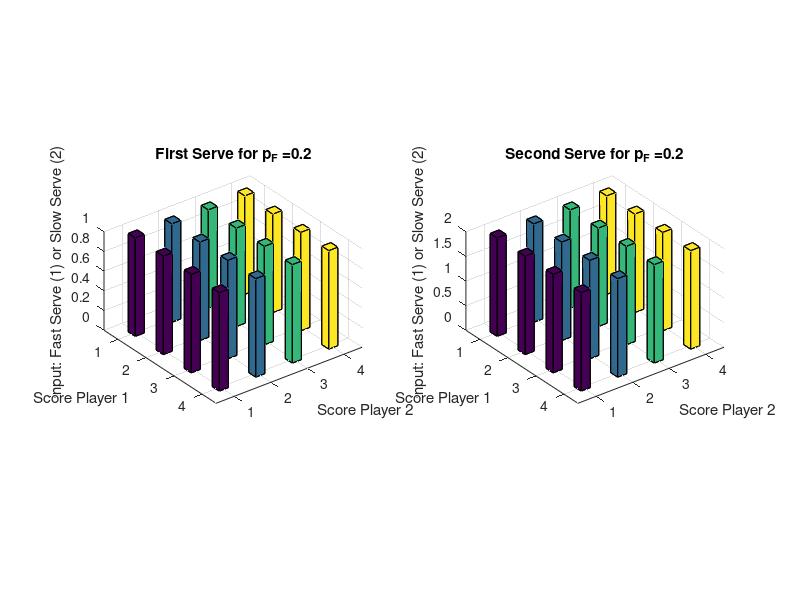

This chart was generated by the following MATLAB code:
clear all;
clc;
p(2) = 0.95;
q(1) = 0.6; 
q(2) = 0.4;
err = 1e-100;
test =1;
if test ==1
    p(1) = 0.2;
    mend = 1;
else
    incr = 0.01;
mend = ((0.95-incr)/incr+2);
end
for m=1:mend 
    if test == 2
        p(1) = (m-1)*incr; 
        end
J = (p(1)+0.1).*ones(4, 4, 2);
FVal = ones(4, 4, 2);
costToGo = zeros(4, 4, 2);

 iter = 0;
 while (1)
 iter = iter+1;
 if (mod(iter,1e3)==0)
 disp(['Value Iteration Number ',num2str(iter)]);
 end
 for i = 1:3
 [costToGo(4,i,1),FVal(4,i,1)] = max(q.*p + (1-q).*p.*J(4,i+1,1)+(1-p).*J(4,i,2));
 [costToGo(4,i,2),FVal(4,i,2)] = max(q.*p + (1-q.*p).*J(4,i+1,1));
 [costToGo(i,4,1),FVal(i,4,1)] = max(q.*p.*J(i+1,4,1) + (1-p).*J(i,4,2));
 [costToGo(i,4,2),FVal(i,4,2)] = max(q.*p.*J(i+1,4,1));
 for j = 1:3

 [costToGo(i,j,1),FVal(i,j,1)] = max(q.*p.*J(i+1,j,1) + (1-q).*p.*J(i,j+1,1)+(1-p).*J(i,j,2));
 [costToGo(i,j,2),FVal(i,j,2)] = max(q.*p.*J(i+1,j,1) + (1-q.*p).*J(i,j+1,1));
 end
 end
 [costToGo(4,4,1),FVal(4,4,1)] = max(q.*p.*J(4,3,1) + (1-q).*p.*J(3,4,1)+(1-p).*J(4,4,2));
 [costToGo(4,4,2),FVal(4,4,2)] = max(q.*p.*J(4,3,1) + (1-q.*p).*J(3,4,1));
 
 if (max(max(max(J-costToGo)))/max(max(max(costToGo))) < err)
 
 J = costToGo;
 break;
 else
 J = costToGo;
 end
 end
 
 JValsave(m)=J(1, 1, 1);
end;
for m=1:mend
 if test == 2
 p(1) = (m-1)*incr; 
 end
 FPol = 2.*ones(32,1);
 iter = 0;
 while (1)
 iter = iter+1;
 disp(['Policy Iteration Number ',num2str(iter)]);
 if (mod(iter,1e3)==0)
 disp(['Policy Iteration Number ',num2str(iter)]);
 end
 APol = zeros(32,32);
 bPol = zeros(32,1);
 for i = 1:3
 % [costToGo(4,i,1),FVal(4,i,1)] = max(q.*p + (1-q).*p.*J(4,i+1,1)+(1-p).*J(4,i,2));
 f = FPol(12+i);
 APol(12+i,12+i)=-1;
 bPol(12+i)= -q(f)*p(f);
 APol(12+i,13+i)= (1-q(f))*p(f);
 APol(12+i,28+i)= (1-p(f));
 % [costToGo(4,i,2),FPol(4,i,2)] = max(q.*p + (1-q.*p).*J(4,i+1,1));
f = FPol(28+i);
 APol(28+i,28+i)=-1;
 bPol(28+i)= -q(f)*p(f);
 APol(28+i,13+i)= 1-p(f)*q(f);
 % [costToGo(i,4,1),FPol(i,4,1)] = max(q.*p.*J(i+1,4,1) + (1-p).*J(i,4,2));
 f = FPol(4*i);
 APol(4*i,4*i)=-1;
 APol(4*i,4*i+4)= q(f)*p(f);
 APol(4*i,20+4*(i-1))= 1-p(f);
 % [costToGo(i,4,2),FPol(i,4,2)] = max(q.*p.*J(i+1,4,1));
 f = FPol(4*i+16);
 APol(4*i+16,4*i+16)=-1;
 APol(4*i+16,4*i+4)= q(f)*p(f);
 for j = 1:3
 % Maximize over input 1 and 2
% [costToGo(i,j,1),FPol(i,j,1)] = max(q.*p.*J(i+1,j,1) + (1-q).*p.*J(i,j+1,1)+(1-p).*J(i,j,2));
 f = FPol(4*(i-1)+j);
 APol(4*(i-1)+j,4*(i-1)+j)=-1;
 APol(4*(i-1)+j,4*i+j)= q(f)*p(f);
 APol(4*(i-1)+j,4*(i-1)+j+1)= (1-q(f))*p(f);
 APol(4*(i-1)+j,4*(i-1)+j+16)= (1-p(f));
 % [costToGo(i,j,2),FPol(i,j,2)] = max(q.*p.*J(i+1,j,1) + (1-q.*p).*J(i,j+1,1));
 f = FPol(4*(i-1)+j+16);
 APol(4*(i-1)+j+16,4*(i-1)+j+16)=-1;
 APol(4*(i-1)+j+16,4*i+j)= q(f)*p(f);
 APol(4*(i-1)+j+16,4*(i-1)+j+1)= 1-q(f)*p(f);
 end
 end
 % [costToGo(4,4,1),FPol(4,4,1)] = max(q.*p.*J(4,3,1) + (1-q).*p.*J(3,4,1)+(1-p).*J(4,4,2));
 f = FPol(16);
 APol(16,16)=-1;
 APol(16,15)= q(f)*p(f);
 APol(16,12)= (1-q(f))*p(f);
 APol(16,32)= (1-p(f));
 % [costToGo(4,4,2),FPol(4,4,2)] = max(q.*p.*J(4,3,1) + (1-q.*p).*J(3,4,1));
 f = FPol(32);
 APol(32,32)=-1;
 APol(32,15)= q(f)*p(f);
 APol(32,12)= 1-q(f)*p(f);

 
 JPol = zeros(32,1);
 JPol = APol\bPol;

 
 FPolNew = FPol;
 JPolNew = JPol;

 JPol_re = reshape(JPol,4,4,2);
 JPol_re(:,:,1)= JPol_re(:,:,1)';
 JPol_re(:,:,2)= JPol_re(:,:,2)';

 
 costToGo = zeros(4, 4, 2);
 FPolNew_re = zeros(4, 4, 2);


 for i = 1:3
 [costToGo(4,i,1),FPolNew_re(4,i,1)] = max(q.*p + (1-q).*p.*JPol_re(4,i+1,1)+(1-p).*JPol_re(4,i,2));
 [costToGo(4,i,2),FPolNew_re(4,i,2)] = max(q.*p + (1-q.*p).*JPol_re(4,i+1,1));
 [costToGo(i,4,1),FPolNew_re(i,4,1)] = max(q.*p.*JPol_re(i+1,4,1)+ (1-p).*JPol_re(i,4,2));
 [costToGo(i,4,2),FPolNew_re(i,4,2)] = max(q.*p.*JPol_re(i+1,4,1));
 for j = 1:3
 % Maximize over input 1 and 2
 [costToGo(i,j,1),FPolNew_re(i,j,1)] = max(q.*p.*JPol_re(i+1,j,1)+ (1-q).*p.*JPol_re(i,j+1,1)+(1-p).*JPol_re(i,j,2));
 [costToGo(i,j,2),FPolNew_re(i,j,2)] = max(q.*p.*JPol_re(i+1,j,1)+ (1-q.*p).*JPol_re(i,j+1,1));
 end
 end
 [costToGo(4,4,1),FPolNew_re(4,4,1)] = max(q.*p.*JPol_re(4,3,1) + (1-q).*p.*JPol_re(3,4,1)+(1-p).*JPol_re(4,4,2));
 [costToGo(4,4,2),FPolNew_re(4,4,2)] = max(q.*p.*JPol_re(4,3,1) + (1-q.*p).*JPol_re(3,4,1));
 JPolNew(1:16) = reshape(costToGo(:,:,1)', 16,1);
 JPolNew(17:32) = reshape(costToGo(:,:,2)', 16,1);
 FPolNew(1:16) = reshape(FPolNew_re(:,:,1)', 16,1);
 FPolNew(17:32) = reshape(FPolNew_re(:,:,2)', 16,1);

 
 if ((norm(JPol - JPolNew)/norm(JPol) < 1e-10) )
 break;
 else
 FPol = FPolNew;
 end
 end
 JPolsave(m)=JPolNew(1,1);
end;
if test ==2
 plot(0:incr:(0.95-incr), JValsave,'.');
 hold on
 plot(0:incr:(0.95-incr), JPolsave,'r');
 grid on
 title('Probability of the server winning a game')
 xlabel('p_F')
 ylabel('Probability of winning')
 legend('Value Iteration', 'Policy Iteration')
else
 disp(['Probability of player 1 winning ',num2str(JValsave(1))]);

 subplot(1,2,1)
 bar3(FVal(:,:,1),0.25,'detached')
 title(['First Serve for p_F =', num2str(p(1))])
 ylabel('Score Player 1')
 xlabel('Score Player 2')
 zlabel('Input: Fast Serve (1) or Slow Serve (2)')
 subplot(1,2,2)
 bar3(FVal(:,:,2),0.25,'detached')
 title(['Second Serve for p_F =', num2str(p(1))])
 ylabel('Score Player 1')
 xlabel('Score Player 2')
 zlabel('Input: Fast Serve (1) or Slow Serve (2)')
end
